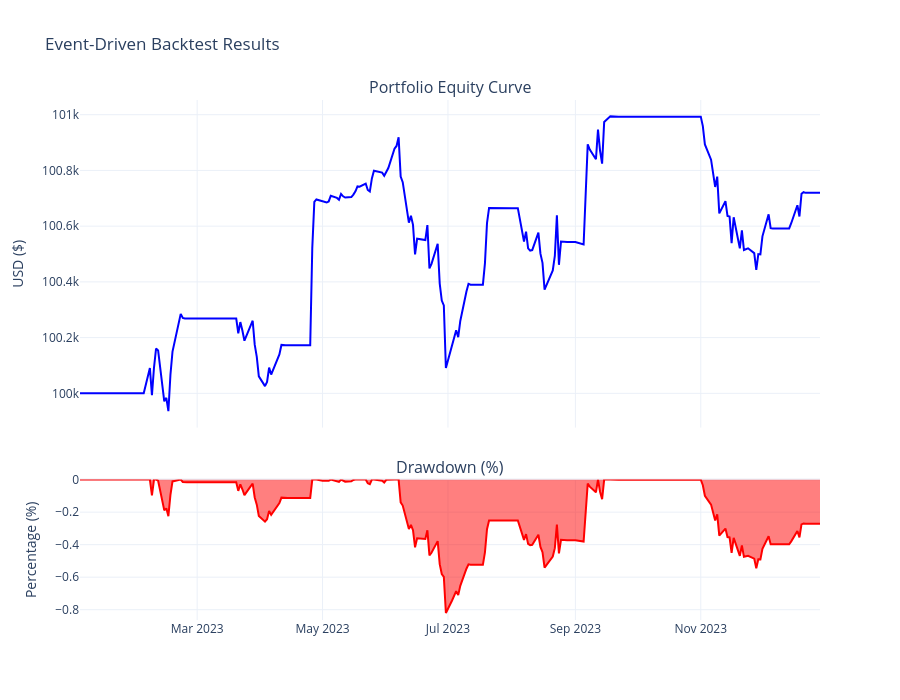

The notebook cell saved with this chart:
### Code cell
import os
import sqlite3

import pandas as pd
import plotly.graph_objects as go
from plotly.subplots import make_subplots
from IPython.display import display

DB_PATH = r'c:\Users\Chayan\Desktop\backcrawl\market_data.db'

def plot_interactive_dashboard(df):
    fig = make_subplots(
        rows=2,
        cols=1,
        shared_xaxes=True,
        vertical_spacing=0.1,
        subplot_titles=('Portfolio Equity Curve', 'Drawdown (%)'),
        row_heights=[0.7, 0.3]
    )

    fig.add_trace(
        go.Scatter(
            x=df.index,
            y=df['total'],
            mode='lines',
            name='Total Equity',
            line=dict(color='blue')
        ),
        row=1,
        col=1
    )

    cum_max = df['total'].cummax()
    drawdown = (df['total'] / cum_max) - 1.0

    fig.add_trace(
        go.Scatter(
            x=df.index,
            y=drawdown * 100,
            mode='lines',
            name='Drawdown %',
            line=dict(color='red'),
            fill='tozeroy'
        ),
        row=2,
        col=1
    )

    fig.update_layout(
        height=700,
        title_text='Event-Driven Backtest Results',
        template='plotly_white',
        showlegend=False
    )
    fig.update_yaxes(title_text='USD ($)', row=1, col=1)
    fig.update_yaxes(title_text='Percentage (%)', row=2, col=1)
    fig.show()

results = globals().get('results_df')

if results is not None and not results.empty:
    if 'generate_summary_stats' in globals():
        display(generate_summary_stats(results))
    plot_interactive_dashboard(results)
elif os.path.exists(DB_PATH):
    try:
        with sqlite3.connect(DB_PATH) as connection:
            market_data = pd.read_sql_query(
                'SELECT * FROM historical_prices',
                connection,
                parse_dates=['date']
            )

        market_data = market_data.sort_values(['ticker', 'date'])

        fig = make_subplots(
            rows=1,
            cols=1,
            subplot_titles=('Market Data Overview',)
        )

        for ticker, group in market_data.groupby('ticker'):
            fig.add_trace(
                go.Scatter(
                    x=group['date'],
                    y=group['close'],
                    mode='lines',
                    name=ticker
                ),
                row=1,
                col=1
            )

        fig.update_layout(
            height=600,
            title_text='Market Data Overview',
            template='plotly_white'
        )
        fig.update_yaxes(title_text='Close Price ($)', row=1, col=1)
        fig.show()
    except Exception as exc:
        print(f'Unable to render a visualization from disk: {exc}')
else:
    print('No results_df found and market_data.db is missing.')

### Figure 1 — Plotly figure (JSON) as saved in the notebook; plotly's stock layout.template omitted (floating-point values rounded to 4 significant figures; data arrays with more than 128 entries replaced by an {"elided": "..."} marker saying what was removed)
{"data": [{"line": {"color": "blue"}, "mode": "lines", "name": "Total Equity", "type": "scatter", "x": {"elided": "500 str values"}, "xaxis": "x", "y": {"elided": "500 float values"}, "yaxis": "y"}, {"fill": "tozeroy", "line": {"color": "red"}, "mode": "lines", "name": "Drawdown %", "type": "scatter", "x": {"elided": "500 str values"}, "xaxis": "x2", "y": {"elided": "500 float values"}, "yaxis": "y2"}], "layout": {"annotations": [{"font": {"size": 16}, "showarrow": false, "text": "Portfolio Equity Curve", "x": 0.5, "xanchor": "center", "xref": "paper", "y": 1, "yanchor": "bottom", "yref": "paper"}, {"font": {"size": 16}, "showarrow": false, "text": "Drawdown (%)", "x": 0.5, "xanchor": "center", "xref": "paper", "y": 0.27, "yanchor": "bottom", "yref": "paper"}], "height": 700, "showlegend": false, "title": {"text": "Event-Driven Backtest Results"}, "xaxis": {"anchor": "y", "domain": [0, 1], "matches": "x2", "showticklabels": false}, "xaxis2": {"anchor": "y2", "domain": [0, 1]}, "yaxis": {"anchor": "x", "domain": [0.37, 1], "title": {"text": "USD ($)"}}, "yaxis2": {"anchor": "x2", "domain": [0, 0.27], "title": {"text": "Percentage (%)"}}}}
